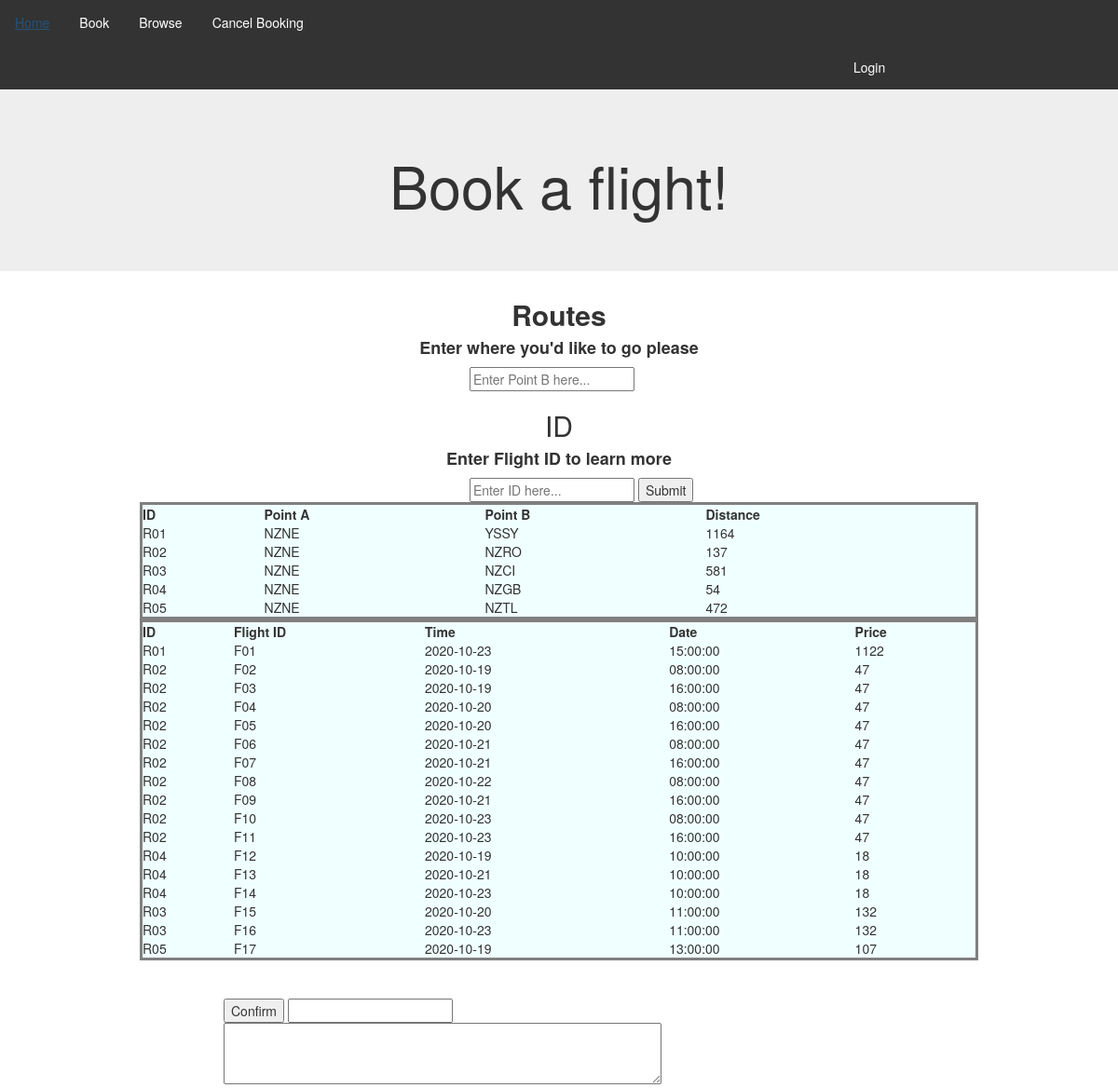
/Book.php, run on the app's committed database.
### tables this page shows
CREATE TABLE `routes` (
  `routeID` varchar(3) NOT NULL,
  `point1` varchar(4) NOT NULL,
  `point2` varchar(4) NOT NULL,
  `distance` float NOT NULL
);

CREATE TABLE `flights` (
  `craftID` varchar(3) NOT NULL,
  `routeID` varchar(3) NOT NULL,
  `flightID` varchar(3) NOT NULL,
  `day` set('Monday','Tuesday','Wednesday','Thursday','Friday','Saturday','Sunday') NOT NULL,
  `type` set('ARRIVAL','DEPARTURE') NOT NULL,
  `flightDate` date NOT NULL,
  `flightTime` time NOT NULL,
  `price` int(11) DEFAULT NULL
);

### Book.php (the view, shortened to what this page needs)
<?php
$hostname = "localhost";
$username = "root";
$password = "";
$connect = mysqli_connect($hostname, $username, $password, "assignment2");
$route = "";
$flights = "";
$query = "SELECT * FROM routes";
$temp = $temp1 = mysqli_query($connect, $query);
while($tb2 = mysqli_fetch_array($temp1))
{
    $route = $route."<tr><td>$tb2[0]</td><td>$tb2[1]</td><td>$tb2[2]</td><td>$tb2[3]</td></tr>";
}
$query ="SELECT routeID,flightID,flightDate,flightTime,price FROM flights";
$temp1 = mysqli_query($connect, $query);
while($tb3 = mysqli_fetch_array($temp1))
{
    $flights = $flights."<tr><td>$tb3[0]</td><td>$tb3[1]</td><td>$tb3[2]<td>$tb3[3]</td><td>$tb3[4]</td></tr>";
}
?>
<!DOCTYPE html>
<html lang="en">
<head>
    <link rel="stylesheet" href="https://maxcdn.bootstrapcdn.com/bootstrap/3.4.1/css/bootstrap.min.css">
    <link rel="stylesheet" href="StyleSheet.css">
</head>
<body id="BrowseImage">
<ul>
    <li><a href="index.html">Home</a></li>
    <li><a href="Book.php">Book</a></li>
    <li ><a href="Browse.php">Browse</a></li>
    <li><a href="Cancel.php">Cancel Booking</a></li>
    <li id="LoginButton"><a href="loginscreen.html">Login</a> </li>
</ul>
<div class="jumbotron text-center">
    <h1>Book a flight!</h1>
</div>
<h2 class="A"><strong>Routes</strong></h2>
<h4 class="A"><strong>Enter where you'd like to go please</strong></h4>
<input type="text" id="searchRoute"  style="margin-left: 42%"
       onkeyup="SearchFunction(2)" placeholder="Enter Point B here...">
<h2 class="A">ID</h2>
<h4 class="A"><strong>Enter Flight ID to learn more</strong></h4>
<input type="text" id="TakeThis" style="margin-left: 42%" onkeyup="SearchRoutes()"
       placeholder="Enter ID here...">
<button onclick="ShowFlightOnBrowse()" type="button" > Submit </button>
<table style="width:75%" align="center" id="RoutesTable">
    <tr>
        <th>ID</th>
        <th>Point A</th>
        <th>Point B</th>
        <th>Distance</th>
    </tr>
    <?php
    echo $route;
    ?>
</table>
<table style="width:75%" align="center" id="DateTimeTable" onclick="window.location='#';">
    <tr>
        <th>ID</th>
        <th>Flight ID</th>
        <th>Time</th>
        <th>Date</th>
        <th>Price</th>
    <?php
    echo $flights;
    ?>
</tr>
</table>
<div style="margin-left:20%" >
<h4  style="color: white; "><strong>Please enter FlightID</strong></h4>
<button>Confirm</button>
    <input type="text">
</div>
<textarea class="Select"  style="margin-left: 20%;" id="ShowBrowseFlightDetails" rows="3" cols="60";>
</textarea>
</body>
</html>

### StyleSheet.css (style rules this page uses)
table { border-style: solid; background-color: azure; }
.A { display: flex; justify-content: space-around; }
#BrowseImage { background-image: url("pexels-anugrah-lohiya-723240.jpg"); }
ul { list-style-type: none; margin: 0; padding: 0; overflow: hidden; background-color: #333; }
li { float: left; }
li a, .dropbtn { display: inline-block; color: white; text-align: center; padding: 14px 16px; }
#LoginButton { margin-left: 75%; }
#ShowBrowseFlightDetails { margin-left: 33%; }

### data on the page
routes: routeID "R01", point1 "NZNE", point2 "YSSY", distance "1164"
routes: routeID "R02", point1 "NZNE", point2 "NZRO", distance "137"
routes: routeID "R03", point1 "NZNE", point2 "NZCI", distance "581"
routes: routeID "R04", point1 "NZNE", point2 "NZGB", distance "54"
routes: routeID "R05", point1 "NZNE", point2 "NZTL", distance "472"
flights: routeID "R01", flightID "F01", flightDate "2020-10-23", flightTime "15:00:00", price "1122"
flights: routeID "R02", flightID "F02", flightDate "2020-10-19", flightTime "08:00:00", price "47"
flights: routeID "R02", flightID "F03", flightDate "2020-10-19", flightTime "16:00:00", price "47"
flights: routeID "R02", flightID "F04", flightDate "2020-10-20", flightTime "08:00:00", price "47"
flights: routeID "R02", flightID "F05", flightDate "2020-10-20", flightTime "16:00:00", price "47"
flights: routeID "R02", flightID "F06", flightDate "2020-10-21", flightTime "08:00:00", price "47"
flights: routeID "R02", flightID "F07", flightDate "2020-10-21", flightTime "16:00:00", price "47"
flights: routeID "R02", flightID "F08", flightDate "2020-10-22", flightTime "08:00:00", price "47"
flights: routeID "R02", flightID "F09", flightDate "2020-10-21", flightTime "16:00:00", price "47"
flights: routeID "R02", flightID "F10", flightDate "2020-10-23", flightTime "08:00:00", price "47"
flights: routeID "R02", flightID "F11", flightDate "2020-10-23", flightTime "16:00:00", price "47"
flights: routeID "R04", flightID "F12", flightDate "2020-10-19", flightTime "10:00:00", price "18"
flights: routeID "R04", flightID "F13", flightDate "2020-10-21", flightTime "10:00:00", price "18"
flights: routeID "R04", flightID "F14", flightDate "2020-10-23", flightTime "10:00:00", price "18"
flights: routeID "R03", flightID "F15", flightDate "2020-10-20", flightTime "11:00:00", price "132"
flights: routeID "R03", flightID "F16", flightDate "2020-10-23", flightTime "11:00:00", price "132"
flights: routeID "R05", flightID "F17", flightDate "2020-10-19", flightTime "13:00:00", price "107"
